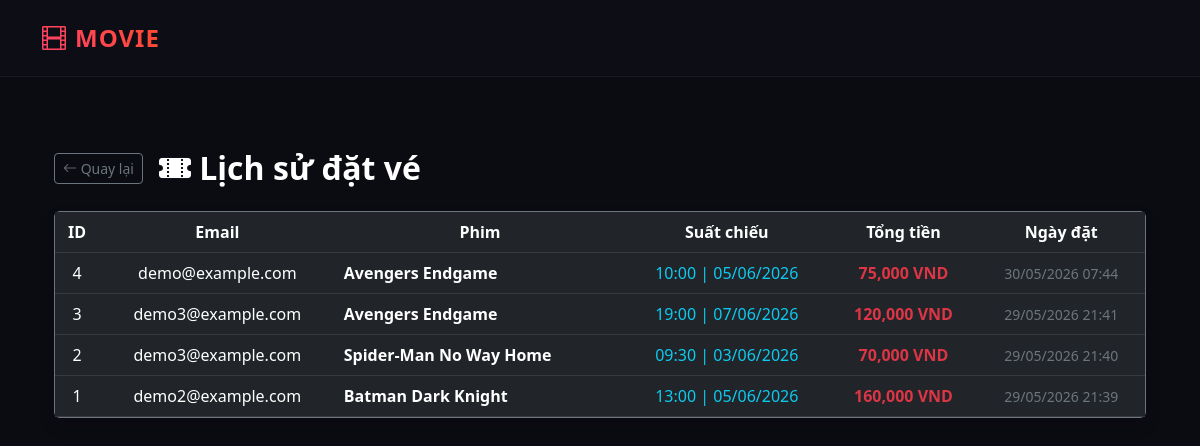
Screenshot of /admin/bookings (signed in) with the database file from the repository.
### tables this page shows
CREATE TABLE bookings (
        id INTEGER PRIMARY KEY AUTOINCREMENT,
        user_id INTEGER,
        showtime_id INTEGER,
        total_price INTEGER,
        created_at TEXT,
        FOREIGN KEY(user_id) REFERENCES users(id) ON DELETE CASCADE,
        FOREIGN KEY(showtime_id) REFERENCES showtimes(id)
    );

CREATE TABLE users (
        id INTEGER PRIMARY KEY AUTOINCREMENT,
        email TEXT UNIQUE,
        password BLOB,
        role VARCHAR(20) DEFAULT 'user',
        created_at TEXT,
        is_active INTEGER DEFAULT 1
    );

CREATE TABLE movies (
        id INTEGER PRIMARY KEY AUTOINCREMENT,
        title TEXT,
        genre TEXT,
        duration INTEGER,
        rating REAL,
        poster TEXT
    );

CREATE TABLE showtimes (
    id INTEGER PRIMARY KEY AUTOINCREMENT,
    movie_id INTEGER,
    cinema TEXT,
    hall TEXT,
    date TEXT,
    time TEXT,
    price INTEGER,
    FOREIGN KEY(movie_id) REFERENCES movies(id)
);

### app.py (the view)
@app.route('/admin/bookings') # Hoặc tên route tương ứng của bạn
def admin_bookings():
    if session.get('role') not in ['admin_content', 'admin_system']:
        return redirect(url_for('login'))
    conn = get_db()
    rows = conn.execute("""
        SELECT b.*, u.email, m.title, s.time, s.date
        FROM bookings b
        JOIN users u ON b.user_id = u.id
        JOIN showtimes s ON b.showtime_id = s.id
        JOIN movies m ON s.movie_id = m.id
        ORDER BY b.created_at DESC
    """).fetchall()
    bookings = []
    for row in rows:
        b = dict(row)
        dt_show = datetime.strptime(b['date'], '%Y-%m-%d')
        b['formatted_date'] = dt_show.strftime('%d/%m/%Y')
        dt_created = datetime.strptime(b['created_at'], '%Y-%m-%d %H:%M:%S')
        b['formatted_created_at'] = dt_created.strftime('%d/%m/%Y %H:%M')
        bookings.append(b)
    conn.close()
    return render_template('admin/admin_bookings.html', bookings=bookings)

### app.py (called while the page is built)
def get_db():
    conn = sqlite3.connect("database.db")
    conn.row_factory = sqlite3.Row
    return conn

### templates/admin/admin_bookings.html
{% extends "layout.html" %}
{% block content %}
<div class="container py-5 text-white">
    <div class="d-flex align-items-center mb-4">
        <a href="{{ url_for('admin_dashboard') }}" class="btn btn-outline-secondary btn-sm me-3">
            <i class="bi bi-arrow-left"></i> Quay lại
        </a>
        <h2 class="fw-bold mb-0">
            <i class="bi bi-ticket-perforated-fill"></i>
            Lịch sử đặt vé
        </h2>
    </div>
    <div class="card bg-dark border-secondary shadow">
        <div class="table-responsive">
            <table class="table table-dark table-hover text-center align-middle mb-0">
                <thead>
                    <tr>
                        <th>ID</th>
                        <th>Email</th>
                        <th>Phim</th>
                        <th>Suất chiếu</th>
                        <th>Tổng tiền</th>
                        <th>Ngày đặt</th>
                    </tr>
                </thead>
                <tbody>
                    {% for b in bookings %}
                    <tr>
                        <td>{{ b.id }}</td>
                        <td>{{ b.email }}</td>
                        <td class="fw-bold text-start">
                            {{ b.title }}
                        </td>
                        <td class="text-info">
                            {{ b.time }} | {{ b.formatted_date }}
                        </td>
                        <td class="text-danger fw-bold">
                            {{ "{:,}".format(b.total_price) }} VND
                        </td>
                        <td class="small text-secondary">
                            {{ b.formatted_created_at }}
                        </td>
                    </tr>
                    {% endfor %}
                </tbody>
            </table>
        </div>
    </div>
</div>
{% endblock %}

### templates/layout.html (style rules this page uses)
body { background-color: #0b0b12 !important; color: #e2e2e9 !important; font-family: 'Segoe UI', sans-serif; }

### rows the page displays
bookings: id "4", email "demo@example.com", title "Avengers Endgame", time "10:00", formatted_date "05/06/2026", total_price "75,000", formatted_created_at "30/05/2026 07:44"
bookings: id "3", email "demo3@example.com", title "Avengers Endgame", time "19:00", formatted_date "07/06/2026", total_price "120,000", formatted_created_at "29/05/2026 21:41"
bookings: id "2", email "demo3@example.com", title "Spider-Man No Way Home", time "09:30", formatted_date "03/06/2026", total_price "70,000", formatted_created_at "29/05/2026 21:40"
bookings: id "1", email "demo2@example.com", title "Batman Dark Knight", time "13:00", formatted_date "05/06/2026", total_price "160,000", formatted_created_at "29/05/2026 21:39"
